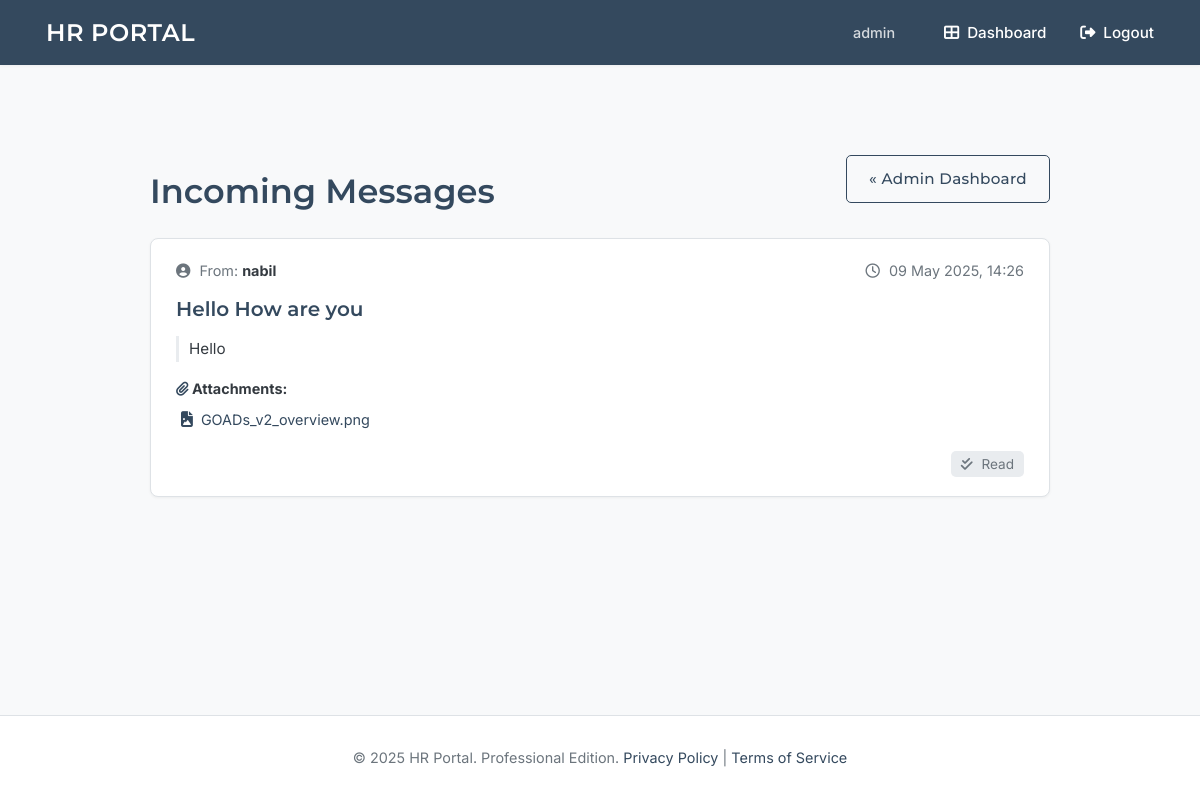
Screenshot of /admin/messages (signed in) with the database file from the repository.
### tables this page shows
CREATE TABLE users (
    id INTEGER PRIMARY KEY AUTOINCREMENT,
    username TEXT UNIQUE NOT NULL,
    password_hash TEXT NOT NULL,
    is_admin BOOLEAN NOT NULL DEFAULT 0,
    full_name TEXT,             -- NEW
    gender TEXT,                -- NEW (e.g., 'male', 'female', 'other', 'prefer_not_to_say')
    department TEXT             -- NEW
);

CREATE TABLE messages (
    id INTEGER PRIMARY KEY AUTOINCREMENT,
    sender_id INTEGER NOT NULL,
    recipient_id INTEGER, -- Can be NULL if it's a general message to all admins
    subject TEXT NOT NULL,
    body TEXT NOT NULL,
    timestamp DATETIME DEFAULT CURRENT_TIMESTAMP,
    is_read BOOLEAN NOT NULL DEFAULT 0,
    FOREIGN KEY (sender_id) REFERENCES users (id)
    -- FOREIGN KEY (recipient_id) REFERENCES users (id) -- if direct to specific admin
);

CREATE TABLE attachments (
    id INTEGER PRIMARY KEY AUTOINCREMENT,
    message_id INTEGER NOT NULL,
    original_filename TEXT NOT NULL, -- Original name for display
    stored_filename TEXT NOT NULL UNIQUE, -- Secured, unique name on disk
    uploaded_at DATETIME DEFAULT CURRENT_TIMESTAMP,
    FOREIGN KEY (message_id) REFERENCES messages (id) ON DELETE CASCADE -- If message is deleted, delete attachments
);

### app.py (the view, shortened to what this page needs)
@app.route('/admin/messages')
@login_required
@admin_required
def admin_view_messages():
    db = get_db()
    messages_raw = db.execute('''
        SELECT m.id, m.subject, m.body, m.timestamp, m.is_read, u.username as sender_username
        FROM messages m
        JOIN users u ON m.sender_id = u.id
        ORDER BY m.timestamp DESC
    ''').fetchall()
    processed_messages = []
    for msg_row in messages_raw:
        msg_dict = dict(msg_row)
        timestamp_val = msg_dict.get('timestamp')
        if isinstance(timestamp_val, datetime):
            msg_dict['timestamp'] = timestamp_val
        else:
            msg_dict['timestamp'] = None
        attachments = db.execute('''
            SELECT id, original_filename, stored_filename
            FROM attachments
            WHERE message_id = ?
        ''', (msg_dict['id'],)).fetchall()
        msg_dict['attachments'] = attachments
        processed_messages.append(msg_dict)
    return render_template('admin_view_messages.html', messages=processed_messages)

### app.py (called while the page is built)
def get_db():
    if 'db' not in g:
        try:
            os.makedirs(app.instance_path, exist_ok=True) # exist_ok=True handles existing directory
        except OSError as e:
            app.logger.error(f"Error creating instance path: {e}")
        g.db = sqlite3.connect(
            app.config['DATABASE'],
            detect_types=sqlite3.PARSE_DECLTYPES
        )
        g.db.row_factory = sqlite3.Row
    return g.db

def convert_datetime_iso(val):
    if not val: return None # Handle None or empty bytes
    val_str = val.decode()
    try:
        return datetime.fromisoformat(val_str)
    except (ValueError, AttributeError):
        try:
            return datetime.strptime(val_str, "%Y-%m-%d %H:%M:%S.%f")
        except (ValueError, AttributeError):
            try:
                return datetime.strptime(val_str, "%Y-%m-%d %H:%M:%S")
            except (ValueError, AttributeError):
                app.logger.warning(f"Could not parse datetime string: {val_str}")
                return None

def login_required(view):
    @wraps(view)
    def wrapped_view(**kwargs):
        if getattr(g, 'user', None) is None: # Safer check
            flash('Please log in to access this page.', 'error')
            return redirect(url_for('login', next=request.url))
        return view(**kwargs)
    return wrapped_view

def admin_required(view):
    @wraps(view)
    def wrapped_view(**kwargs):
        current_user = getattr(g, 'user', None) # Safer check
        if not current_user or not current_user['is_admin']:
            flash('You do not have permission to access this page.', 'error')
            return redirect(url_for('dashboard'))
        return view(**kwargs)
    return wrapped_view

@app.before_request
def load_logged_in_user():
    user_id = session.get('user_id')
    g.user = None # Always initialize g.user to None
    if user_id is not None:
        db = get_db()
        g.user = db.execute(
            'SELECT id, username, is_admin, full_name, gender, department FROM users WHERE id = ?', (user_id,)
        ).fetchone()

@app.context_processor
def inject_now():
    return {'now': datetime.utcnow()}

### templates/admin_view_messages.html (shortened to what this page needs)
{% extends 'base.html' %}
{% block content %}
<div class="admin-messages-container">
    <header class="panel-header" style="display:flex; justify-content:space-between; align-items:center; margin-bottom:20px;">
        <h1 class="page-title" style="margin-bottom:0;">Incoming Messages</h1>
        <a href="{{ url_for('dashboard') }}" class="btn btn-sm btn-outline-primary">« Admin Dashboard</a>
    </header>
    {% if messages %}
        <ul class="messages-list">
            {% for message in messages %}
            <li class="message-item {% if not message.is_read %}message-unread{% endif %}">
                <div class="message-header">
                    <span class="sender-info">
                        <i class="fas fa-user-circle"></i> From: <strong>{{ message.sender_username }}</strong>
                    </span>
                    <span class="timestamp">
                        <i class="far fa-clock"></i>
                        {% if message.timestamp %}{{ message.timestamp.strftime('%d %b %Y, %H:%M') }}{% else %}N/A{% endif %}
                    </span>
                </div>
                <h3 class="message-subject">{{ message.subject }}</h3>
                <div class="message-body">
                    {{ message.body|nl2br }}
                </div>
                {% if message.attachments %}
                <div class="message-attachments">
                    <strong><i class="fas fa-paperclip"></i> Attachments:</strong>
                    <ul>
                        {% for att in message.attachments %}
                        <li>
                            <a href="{{ url_for('uploaded_file', filename=att.stored_filename) }}" target="_blank">
                                <i class="fas {% if att.original_filename.endswith('.pdf') %}fa-file-pdf{% elif att.original_filename.endswith(('.png', '.jpg', '.jpeg', '.gif')) %}fa-file-image{% elif att.original_filename.endswith(('.doc', '.docx')) %}fa-file-word{% elif att.original_filename.endswith(('.xls', '.xlsx')) %}fa-file-excel{% else %}fa-file-alt{% endif %}"></i>
                                {{ att.original_filename }}
                            </a>
                        </li>
                        {% endfor %}
                    </ul>
                </div>
                {% endif %}
                <div class="message-actions">
                    {% if not message.is_read %}
                    <form method="post" action="{{ url_for('admin_mark_message_read', message_id=message.id) }}" style="display:inline;">
                        <button type="submit" class="btn btn-sm btn-outline-primary"><i class="fas fa-check"></i> Mark as Read</button>
                    </form>
                    {% else %}
                    <span class="status-tag status-read"><i class="fas fa-check-double"></i> Read</span>
                    {% endif %}
                </div>
            </li>
            {% endfor %}
        </ul>
    {% else %}
        <div class="panel-empty-state" style="background-color: var(--card-bg); padding: 30px; border-radius: var(--border-radius-md); box-shadow: var(--shadow-sm);">
            <i class="fas fa-envelope-open fa-2x"></i>
            <p>No messages found in the inbox.</p>
        </div>
    {% endif %}
</div>
{% endblock %}

### templates/base.html (shortened to what this page needs)
<!doctype html>
<html lang="en">
<head>
    <link rel="stylesheet" href="https://cdnjs.cloudflare.com/ajax/libs/font-awesome/6.4.0/css/all.min.css">
    <link rel="stylesheet" href="https://cdn.jsdelivr.net/npm/flatpickr/dist/flatpickr.min.css">
</head>
<body>
    <nav class="navbar">
        <a href="{{ url_for('index') }}" class="site-title">HR PORTAL</a>
        <div class="right">
            {% if g.user %}
                <span>{{ g.user.username }}</span>
                <a href="{{ url_for('dashboard') }}"><i class="fas fa-th-large fa-fw"></i> Dashboard</a>
                <a href="{{ url_for('logout') }}"><i class="fas fa-sign-out-alt fa-fw"></i> Logout</a>
            {% else %}
                <a href="{{ url_for('login') }}"><i class="fas fa-sign-in-alt fa-fw"></i> Login</a>
                <a href="{{ url_for('register') }}"><i class="fas fa-user-plus fa-fw"></i> Register</a>
            {% endif %}
        </div>
    </nav>
    <main class="container">
        {% block content %}{% endblock %}
    </main>
    <footer>
        © {{ now.year if now else '2024' }} HR Portal. Professional Edition.
        <a href="#">Privacy Policy</a> | <a href="#">Terms of Service</a>
    </footer>
</body>
</html>

### templates/base.html (style rules this page uses)
:root { --primary-color: #34495e; --secondary-color: #b28c5e; --accent-color: #48a9a6; --background-color: #f8f9fa; --card-bg: #ffffff; --text-color-dark: #343a40; --text-color-headings: var(--primary-color); --text-color-light: #6c757d; --border-color: #dee2e6; --border-radius-md: 8px; --border-radius-sm: 5px; --shadow-sm: 0 1px 3px rgba(0, 0, 0, 0.05); --shadow-md: 0 4px 10px rgba(0, 0, 0, 0.07); --font-family-headings: 'Montserrat', sans-serif; --font-family-body: 'Inter', sans-serif; }
*, *::before, *::after { box-sizing: border-box; }
body { font-family: var(--font-family-body); font-weight: 400; margin: 0; background-color: var(--background-color); color: var(--text-color-dark); line-height: 1.65; display: flex; flex-direction: column; min-height: 100vh; }
.navbar { background-color: var(--primary-color); padding: 0 30px; box-shadow: var(--shadow-sm); display: flex; justify-content: space-between; align-items: center; height: 65px; position: sticky; top: 0; z-index: 1000; }
.navbar a, .navbar span { color: #ffffff; padding: 10px 16px; text-decoration: none; font-size: 0.95em; font-weight: 500; transition: background-color 0.2s; display: inline-flex; align-items: center; }
.navbar .site-title { font-family: var(--font-family-headings); font-weight: 600; font-size: 1.5em; letter-spacing: 0.5px; }
.navbar .right { display: flex; align-items: center; }
.navbar .right span { margin-right: 15px; font-size: 0.9em; opacity: 0.8; }
.navbar .right a i { margin-right: 6px; }
.container { width: 100%; margin: 30px auto; padding: 0 20px; flex-grow: 1; }
.page-title { font-family: var(--font-family-headings); font-weight: 600; font-size: 2.1em; color: var(--text-color-headings); margin-bottom: 10px; }
.btn { display: inline-block; background-color: var(--primary-color); color: white; padding: 10px 22px; border: 1px solid var(--primary-color); border-radius: var(--border-radius-sm); text-decoration: none; font-size: 0.95em; font-weight: 500; font-family: var(--font-family-headings); letter-spacing: 0.3px; cursor: pointer; text-align: center; vertical-align: middle; transition: background-color 0.2s, border-color 0.2s, color 0.2s, transform 0.1s; }
.btn-outline-primary { background-color: transparent; color: var(--primary-color); border: 1px solid var(--primary-color); }
footer { text-align: center; padding: 30px 20px; background-color: var(--card-bg); color: var(--text-color-light); margin-top: auto; font-size: 0.9em; border-top: 1px solid var(--border-color); }
footer a { color: var(--primary-color); text-decoration: none; }

### templates/admin_view_messages.html (style rules this page uses)
.admin-messages-container { max-width: 900px; margin: 20px auto; }
.messages-list { list-style: none; padding: 0; }
.message-item { background-color: var(--card-bg); border: 1px solid var(--border-color); border-radius: var(--border-radius-md); margin-bottom: 20px; padding: 20px 25px; box-shadow: var(--shadow-sm); transition: box-shadow 0.2s; }
.message-header { display: flex; justify-content: space-between; align-items: center; margin-bottom: 10px; font-size: 0.9em; color: var(--text-color-light); }
.message-header i { margin-right: 5px; }
.sender-info strong { color: var(--text-color-dark); }
.message-subject { font-family: var(--font-family-headings); font-size: 1.25em; font-weight: 600; color: var(--text-color-headings); margin: 0 0 10px 0; }
.message-body { font-size: 0.95em; line-height: 1.7; margin-bottom: 15px; color: var(--text-color-dark); padding-left: 10px; border-left: 3px solid #e9ecef; }
.message-attachments { margin-top: 15px; margin-bottom: 15px; font-size: 0.9em; }
.message-attachments strong i { color: var(--primary-color); }
.message-attachments ul { list-style: none; padding-left: 5px; margin-top: 5px; }
.message-attachments li a { text-decoration: none; color: var(--primary-color); display: inline-flex; align-items: center; padding: 3px 0; }
.message-attachments li i { margin-right: 8px; font-size: 1.1em; }
.message-actions { margin-top: 15px; text-align: right; }
.status-tag.status-read { background-color: #e9ecef; color: var(--text-color-light); padding: 5px 10px; border-radius: var(--border-radius-sm); font-size: 0.85em; }
.status-tag.status-read i { margin-right: 5px; }

### rows the page displays
users: user.username "admin"
messages: sender_username "nabil", timestamp "09 May 2025, 14:26", subject "Hello How are you", body "Hello", is_read True (drawn)
attachments: original_filename "GOADs_v2_overview.png"
